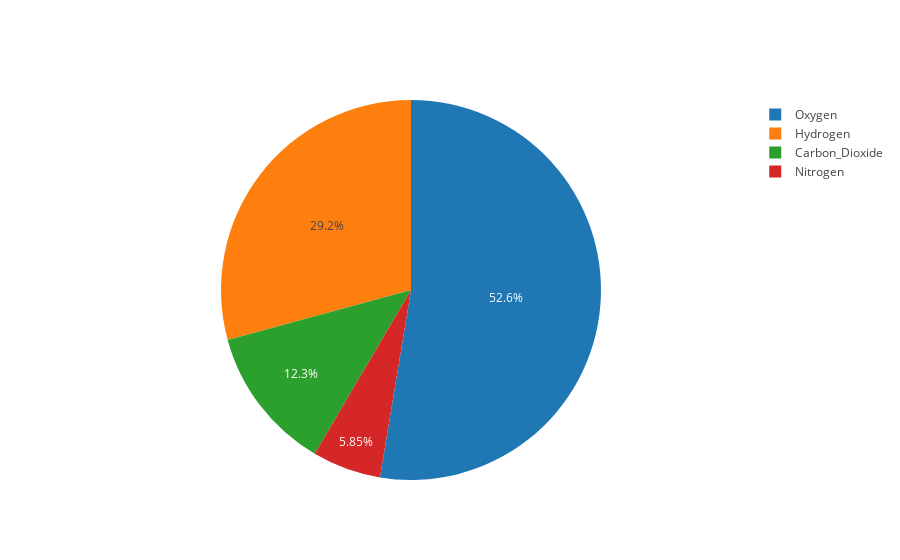

Notebook source saved alongside this figure:
### Code cell
labels = ['Oxygen','Hydrogen','Carbon_Dioxide','Nitrogen']
values = [4500,2500,1053,500]

trace = go.Pie(labels=labels, values=values)

fig = dict(data = [trace])

py.iplot(fig, filename='basic_pie_chart')

### Figure 1 — Plotly figure (JSON) as saved in the notebook; plotly's stock layout.template omitted (floating-point values rounded to 4 significant figures)
{"data": [{"labels": ["Oxygen", "Hydrogen", "Carbon_Dioxide", "Nitrogen"], "type": "pie", "values": [4500, 2500, 1053, 500]}], "layout": {}}
